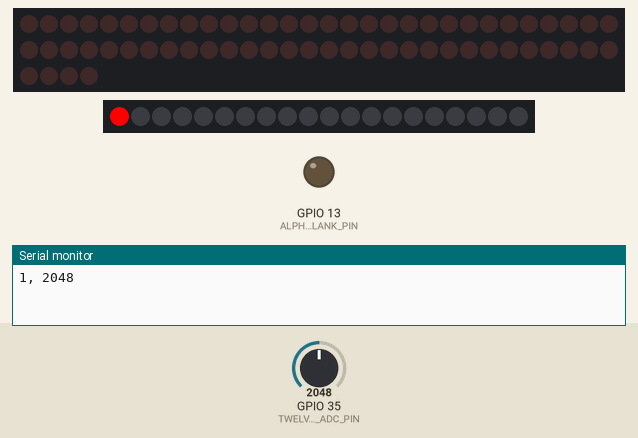
The sketch below on a simulated ESP32. On the bench: 64 shift-register outputs drawn as a row of LEDs (first output left, lit = HIGH), 20 RGB LEDs in strip order, left to right, output pins drawn as LEDs (lit = HIGH), the last lines printed to the serial monitor. Wiring (inferred from the names in the program): 8 × shift register (74HC595): data GPIO 14; shift clock GPIO 27; latch GPIO 26. Wiring (inferred from the signals the program sends): row of LEDs: on Q0, Q1, Q2, Q3, Q4, Q5, Q6, Q7, Q8, Q9, Q10, Q11, Q12, Q13, Q14, Q15, Q16, Q17, Q18, Q19, Q20, Q21, Q22, Q23, Q24, Q25, Q26, Q27, Q28, Q29, Q30, Q31, Q32, Q33, Q34, Q35, Q36, Q37, Q38, Q39, Q40, Q41, Q42, Q43, Q44, Q45, Q46, Q47, Q48, Q49, Q50, Q51, Q52, Q53, Q54, Q55, Q56, Q57, Q58, Q59, Q60, Q61, Q62, Q63. Inputs (shaded band) come from the test bench; at power-on: GPIO 35 (TWELVE_VOLT_ADC_PIN) = 2048. Pins used as bus, display or sensor lines are not drawn.

Above: at 0.05 s.
At 2.7 s:
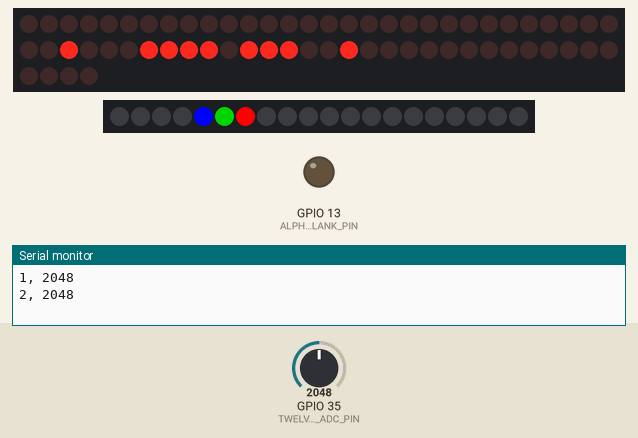
At 4.13 s:
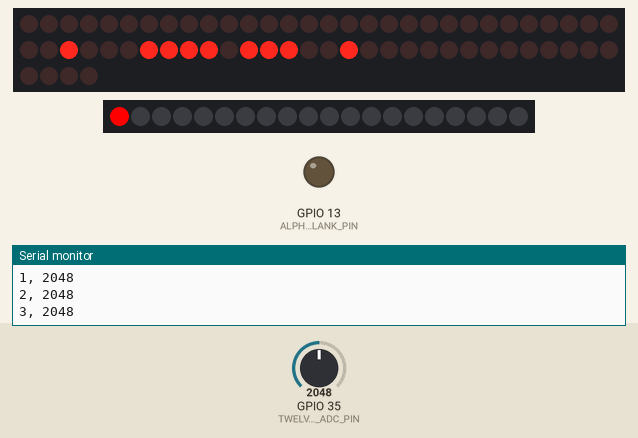
At 5.46 s:
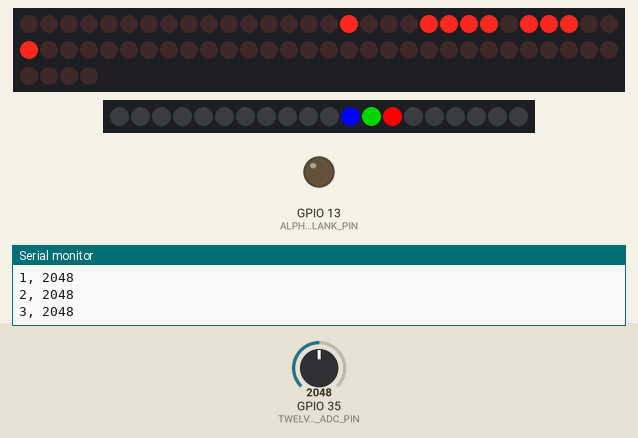
At 8.21 s:
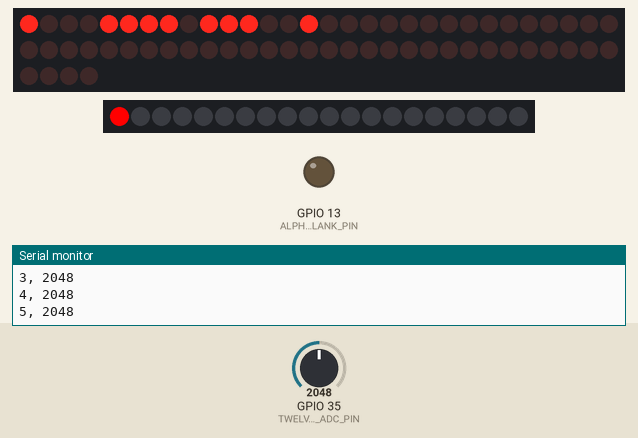
At 10.97 s:
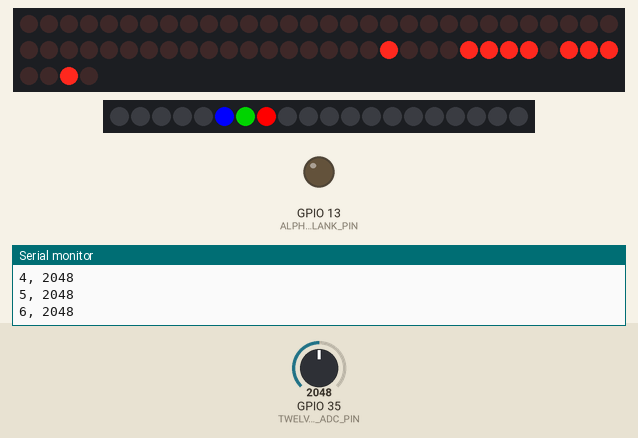

Measured:
- by itself, everything shown: repeats every 10.2 s, in 100 steps

The sketch:

ESP32_Dash_Firmware.ino
```cpp
/*
 *      ESP 32 Dash Firmware (Initial Test)
 *      Clinton Flowers, 2019
 */

#include <FastLED.h>
#define NUMPIXELS 20
#define ALPHANUMERIC_SEGMENTS 5
#define ALPHANUMERIC_LATCH_PIN 26
#define ALPHANUMERIC_CLOCK_PIN 27
#define ALPHANUMERIC_DATA_PIN 14
#define ALPHANUMERIC_BLANK_PIN 13
#define NEOPIXEL_PIN 17
#define TWELVE_VOLT_ADC_PIN 35
const char characterList[] =    {' ',  '$',  '0',  '1',  '2',  '3',  '4',  '5',  '6',  '7',  '8',  '9',  'A',  'B',  'C',  'D',  'E',  'F',  'G',  'H',  'I',  'J',  'K',  'L',  'M',  'N',  'O',  'P',  'Q',  'R',  'S',  'T',  'U',  'V',  'W',  'X',  'Y',  'Z'};
const byte characterBottoms[] = {0x00, 0x65, 0xe2, 0x20, 0xc1, 0x61, 0x21, 0x61, 0xe1, 0x20, 0xe1, 0x21, 0xa1, 0x65, 0xc0, 0x64, 0xc1, 0x81, 0xe0, 0xa1, 0x44, 0xe0, 0x89, 0xc0, 0xa0, 0xa8, 0xe0, 0x81, 0xe8, 0x89, 0x60, 0x04, 0xe0, 0x82, 0xaa, 0x0a, 0x05, 0x42};
const byte characterTops[] =    {0x00, 0x6a, 0x56, 0x14, 0x0e, 0x0e, 0x4c, 0x4a, 0x4a, 0x06, 0x4e, 0x4e, 0x4e, 0x2e, 0x42, 0x26, 0x42, 0x42, 0x4a, 0x4c, 0x22, 0x04, 0x50, 0x40, 0x55, 0x45, 0x46, 0x4e, 0x46, 0x4e, 0x0b, 0x22, 0x44, 0x50, 0x44, 0x11, 0x4c, 0x12};

int x = 0;

struct Pixel {
  uint8_t n;
  uint8_t r;
  uint8_t g;
  uint8_t b;
};

Pixel displayPixels [NUMPIXELS];
CRGB leds[NUMPIXELS];
//Adafruit_NeoPixel pixels = Adafruit_NeoPixel(NUMPIXELS, NEOPIXEL_PIN, NEO_GRB + NEO_KHZ800);
// the setup routine runs once when you press reset:
void setup() {
  pinMode(ALPHANUMERIC_BLANK_PIN, OUTPUT);
  digitalWrite(ALPHANUMERIC_BLANK_PIN, HIGH);
  pinMode(ALPHANUMERIC_DATA_PIN, OUTPUT);
  pinMode(ALPHANUMERIC_CLOCK_PIN, OUTPUT);
  pinMode(ALPHANUMERIC_LATCH_PIN, OUTPUT);

  pinMode(TWELVE_VOLT_ADC_PIN, INPUT);
  FastLED.addLeds<WS2812, NEOPIXEL_PIN, GRB>(leds, NUMPIXELS);
  pinMode(NEOPIXEL_PIN, OUTPUT);
  showText("");
  digitalWrite(ALPHANUMERIC_BLANK_PIN, LOW);
//
//  pixels.setBrightness(0);
//  pixels.begin();
//  pixels.setBrightness(0);
//  pixels.show(); // Initialize all pixels to 'off'

  for(int i = 0; i < NUMPIXELS; i++){
    displayPixels[i].n = 0;
    displayPixels[i].r = 0;
    displayPixels[i].g = 0;
    displayPixels[i].b = 0;
  }

  Serial.begin(115200);

}

// the loop routine runs over and over again forever:
void loop() {
  x++;
  Serial.println(String(x) + ", " + String(analogRead(TWELVE_VOLT_ADC_PIN)));
  for(int i = 0; i < NUMPIXELS; i++){
    for(int j = 0; j < NUMPIXELS; j++){
      if(i == j){
        leds[j] = CRGB::Red;
        if(j-1 >= 0){
          leds[j-1] = CRGB::Green;
        }
        if(j-2 >= 0){
          leds[j-2] = CRGB::Blue;
        }
      }else{
        leds[j] = CRGB::Black;
      }
    }
    FastLED.show();
//    showText(String(x) + " " + String(i));
    delay(100);
    switch(x%5){
      case 0:
        showText("    8.");
        break;
      case 1:
        showText("   8. ");
        break;
      case 2:
        showText("  8.  ");
        break;
      case 3:
        showText(" 8.   ");
        break;
      case 4:
        showText("8.    ");
        break;
      default:
        break;
    }
  }

//  digitalWrite(led, LOW);    // turn the LED off by making the voltage LOW
//  delay(1000);               // wait for a second
}

 // A method to simplify showing text on the 3 alphanumerics
void showText (String whatToWrite){
  int decimalCount = 0;
  String whatToActuallyWrite; // Used after decimal points have been accounted for and merged
  String decimals;
  // Left-pad the input
  if(whatToWrite.length() < ALPHANUMERIC_SEGMENTS){
    for(int i = whatToWrite.length(); i < ALPHANUMERIC_SEGMENTS; i++){
      whatToWrite = " " + whatToWrite;
    }
  }else if(whatToWrite.length() > ALPHANUMERIC_SEGMENTS*2){
    // The string definitely needs to be scrolled out since there can only be 1 decimal per alphanumeric character
    scrollText(whatToWrite);
    return;
  }
  // Deal with decimals (e.g., printing "12.4" can fit on 3 alphanumeric displays, so merge the decimal)
  for(int i = 0; i < whatToWrite.length(); i++){
    // Append the character to the portion displayed, dealing with decimals
    decimals += ' ';
    if(whatToWrite[i] == '.'){
      // Any time this loop finds a decimal, go to the last 'valid' char and append one
      // (This implementation discards any leading decimals)
      decimals[whatToActuallyWrite.length() - 1] = '.';
    }else{
      whatToActuallyWrite += whatToWrite[i];
    }
  }
  if(whatToActuallyWrite.length() <= ALPHANUMERIC_SEGMENTS){
    show(whatToActuallyWrite, decimals);
    return;
  }else{
    scrollText(whatToWrite);
    return;
  }
} // End showText()

// Default method for scrolled text
void scrollText(String input){
  scrollText(input, 150, ALPHANUMERIC_SEGMENTS);
} // End scrollText(String)


// Scroll the text from left to right across the displays.
// This is done by calling show() on one set of characters,
// shifting left by one character, and then repeating.
void scrollText(String whatToScroll, int delayTime, int addedPadding){
  int decimalCount = 0;
  String whatToActuallyWrite;
  String decimals;
  // Add padding to the scrolled text based on input request
  for(int i = 0; i < addedPadding; i++){
    whatToScroll = "  " + whatToScroll + "  ";
  }
  for(int i = 0; i < whatToScroll.length(); i++){
    // Append the character to the portion displayed, dealing with decimals
    decimals += ' ';
    if(whatToScroll[i] == '.'){
      // Any time this loop finds a decimal, go to the last valid char and "place" one
      // (Note: This implementation discards any leading or standalone decimals)
      decimals[whatToActuallyWrite.length() - 1] = '.';
    }else{
      whatToActuallyWrite += whatToScroll[i];
    }

    // Send the latest group of 3 alphanumerics to be shown, and remove the earliest character.
    if(whatToActuallyWrite.length() >= ALPHANUMERIC_SEGMENTS){
      show(whatToActuallyWrite, decimals);
      decimals.remove(0,1);
      whatToActuallyWrite.remove(0,1);
      delay(delayTime); // This delay will cause the main loop to stop operating (and thus updating LED's) if text that's too long is being shifted out. Interrupts might be a better choice.
    }
  }
} // End scrollText(String, int, int)


// Time-based method to show text
void show(String whatToActuallyWrite, String decimals){
  // Example Inputs: "123", "1.234", "1.23", "Hello World"
  if(whatToActuallyWrite.length() > ALPHANUMERIC_SEGMENTS){
    // The string still needs to be scrolled out.
    return;
  }

  // For this version we shift everything to uppercase (until lowercase values are added to the arrays above)
  whatToActuallyWrite.toUpperCase(); // "As of 1.0, toUpperCase() modifies the string in place rather than returning a new one."

  // At this point, the string can (probably) be displayed on n characters, so do that.
  byte topDatas[ALPHANUMERIC_SEGMENTS];
  byte bottomDatas[ALPHANUMERIC_SEGMENTS];
  // Initialize
  for(int i = 0; i < ALPHANUMERIC_SEGMENTS; i++){
    topDatas[i] = 0;
    bottomDatas[i] = 0;
  }

  // Load the input sequence into the given characters
  // i is the loop for each of the (nominally 3) alphanumeric characters
  for(int i = 0; i < ALPHANUMERIC_SEGMENTS; i++){
    for(int j = 0; j < sizeof(characterList); j++){
      if(whatToActuallyWrite[i] == characterList[j]){
        // The first character is the same as the current character.
        // Load that into the top and bottom bytes.
        bottomDatas[i] = characterBottoms[j];
        topDatas[i] = characterTops[j];
      }
    }
    if(decimals[i] == '.'){
      bottomDatas[i] |= 0x10;  // Append the decimal to this character
    }
  }

  // Ground latchPin and hold low for as long as you are transmitting
  digitalWrite(ALPHANUMERIC_LATCH_PIN, LOW);
  // Shift the bytes out
    for(int i =  ALPHANUMERIC_SEGMENTS - 1; i >= 0; i--){
      shiftOut(ALPHANUMERIC_DATA_PIN, ALPHANUMERIC_CLOCK_PIN, topDatas[i]);
      shiftOut(ALPHANUMERIC_DATA_PIN, ALPHANUMERIC_CLOCK_PIN, bottomDatas[i]);
    }
  // Return the latch pin high to signal chip that it no longer needs to listen for information
  digitalWrite(ALPHANUMERIC_LATCH_PIN, HIGH);
} // End show()


// The method that actually shifts out the raw data to the shift registers/LED drivers
void shiftOut(int myDataPin, int myClockPin, byte myDataOut) {
  // This shifts 8 bits out MSB first, on the rising edge of the clock, clock idles low
  // Internal function setup
  int i=0;
  bool pinState = LOW;
  // Clear everything out just in case to prepare shift register for bit shifting
  digitalWrite(myDataPin, 0);
  digitalWrite(myClockPin, 0);
  //For each bit in the byte myDataOut notice that we are counting down in our for loop
  //This means that %00000001 or "1" will go through such that it will be pin Q0 that lights.
  for (i = 7; i >= 0; i--)  {
    digitalWrite(myClockPin, 0);
    // If the value passed to myDataOut and a bitmask result true then... so if we are at i=6 and our value is %11010100 it would the code compares it to %01000000 and proceeds to set pinState to 1.
    if ( myDataOut & (1<<i) ) {
      pinState= HIGH;
    }
    else {
      pinState= LOW;
    }
    digitalWrite(myDataPin, pinState);  //Sets the pin to HIGH or LOW depending on pinState
    digitalWrite(myClockPin, 1);        //register shifts bits on upstroke of clock pin
    digitalWrite(myDataPin, 0);         //zero the data pin after shift to prevent bleed through
  }

  // Stop shifting
  digitalWrite(myClockPin, 0);
} // End shiftOut()
```
